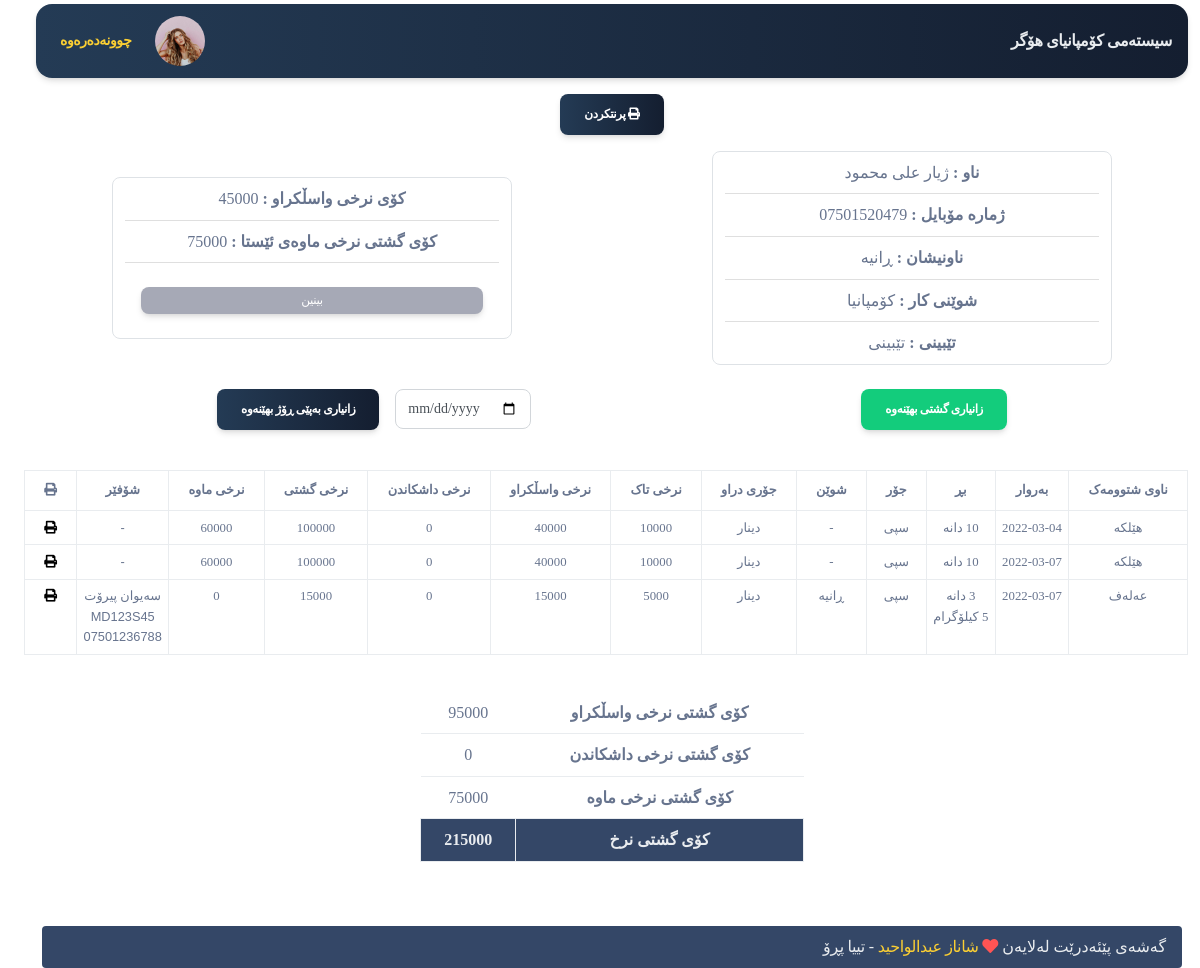
Screenshot of /app/dealer_detail.php?id=1 (signed in) with the database file from the repository.
### tables this page shows
CREATE TABLE `system` (
  `id` int(11) NOT NULL,
  `name` text NOT NULL,
  `avatar` text NOT NULL
);

CREATE TABLE `dealers` (
  `id` int(11) NOT NULL,
  `name` varchar(100) NOT NULL,
  `phone` varchar(11) NOT NULL,
  `address` varchar(200) NOT NULL,
  `work_place` varchar(100) NOT NULL,
  `note` text NOT NULL,
  `currency_type` varchar(255) NOT NULL DEFAULT 'dollar'
);

CREATE TABLE `buy` (
  `id` int(11) NOT NULL,
  `dealer_id` int(11) NOT NULL,
  `cost_t` varchar(255) NOT NULL,
  `cost_co` varchar(255) NOT NULL,
  `num` varchar(255) NOT NULL,
  `type` varchar(255) NOT NULL,
  `cost_wasl` varchar(255) NOT NULL,
  `date` date NOT NULL,
  `cost_fr` varchar(255) NOT NULL,
  `discount` varchar(255) NOT NULL,
  `unit` varchar(255) NOT NULL,
  `name_product` varchar(255) NOT NULL,
  `place` varchar(255) NOT NULL,
  `percentage` varchar(255) NOT NULL,
  `driver_id` int(11) NOT NULL,
  `buy_type` enum('3alaf','helka','panel','qa3a','asn') NOT NULL DEFAULT 'helka',
  `status` int(2) NOT NULL COMMENT '1 bo kren -1 bo garanawa',
  `note` text NOT NULL
);

CREATE TABLE `drivers` (
  `id` int(11) NOT NULL,
  `name` varchar(200) NOT NULL,
  `car_type` varchar(50) NOT NULL,
  `car_model` varchar(100) NOT NULL,
  `car_number` varchar(255) NOT NULL,
  `phone` varchar(11) NOT NULL,
  `work_type` varchar(50) NOT NULL,
  `money_owner` varchar(50) NOT NULL,
  `currency_type` varchar(255) NOT NULL
);

### server/helper.php (called while the page is built, shortened)
<?php
include_once("conn.php");
?>
<?php
function getdata($sql) {
	global $conn;
	$get =  mysqli_query($conn,$sql);
	$result = mysqli_fetch_assoc($get);
	return $result;
}
function show($sql) {
	global $conn;
	$get =  mysqli_query($conn,$sql);
	$result=[];
	while ($row=mysqli_fetch_assoc($get)) {
		$result[]=$row;
	}
	return $result;
}

### app/dealer_detail.php (the view, shortened to what this page needs)
<?php require_once('header.php'); ?>
<?php
$user_id=$_GET['id'];
$data = show(" SELECT * FROM dealers WHERE `id`=$user_id");
if (empty($data)) {
  direct('index.php');
}else{
    foreach ($data as $user) {
        $name = $user['name'];
        $phone = $user['phone'];
        $address = $user['address'];
        $work_place = $user['work_place'];
        $note = $user['note'];
        $currency_type = $user['currency_type'];
        if ($currency_type=='dinar') {$currency_type='دینار';}
        $refund_p=0;
        $refund=getdata(" SELECT sum(price) as price from refund WHERE dealer_id=$user_id");
        if (!empty($refund)) {
            $refund_p=$refund['price'];
        }
        $dealers_buy=getdata(" SELECT sum(cost_co) as cost_total,sum(cost_wasl) as cost_wasl FROM buy WHERE dealer_id=$user_id AND `status`=1");
        $cost_maway_peshw=$dealers_buy['cost_total']-$dealers_buy['cost_wasl'];
        $cost_maway_peshw-=$refund_p;
        ?>
<div class="container-fluid  mt-3 d-flex justify-content-around">
<form method="post" action="view_report.php">
    <button type="submit" class="btn btn-dark" name="dealer_info" style="border:none;" > <i class="fas fa-print"></i> پرنتکردن</button>
</form>
</div>
<div class="container-fluid d-flex justify-content-between">
<div class="row col-lg-6 col-12 ">
        <div class="card border shadow-none m-auto " style="width: 25rem;border-radius:8px">
            <ul class="list-group list-group-flush text-center">
                <li class="list-group-item"><strong>ناو : </strong> <?=$name?></li>
                <li class="list-group-item"><strong>ژمارە مۆبایل : </strong> <?=$phone?></li>
                <li class="list-group-item"><strong>ناونیشان : </strong><?=$address?></li>
                <li class="list-group-item"><strong>شوێنی کار : </strong><?=$work_place?></li>
                <li class="list-group-item"><strong> تێبینی : </strong><?=$note?></li>
            </ul>
        </div>
    </div>
<div class="row col-lg-6 col-12 ">
        <div class="card border shadow-none m-auto " style="width: 25rem;border-radius:8px">
            <ul class="list-group list-group-flush text-center">
                <li class="list-group-item"><strong>کۆی نرخی  واسڵکراو : </strong> <?=$refund_p?></li>
                <li class="list-group-item"><strong>کۆی گشتی نرخی ماوەی ئێستا : </strong> <?=$cost_maway_peshw?></li>
                <li class="list-group-item">
                    <div class="d-flex justify-content-around mt-3">
                        <a href="return_fund.php?id=<?=$user_id?>" class="dropdown-item btn  btn-danger" style="background-color:#A6A9B6 !important;">بینین</a>
                    </div>
                </li>
            </ul>
        </div>
    </div>
</div>
<div class="container-fluid mt-2 d-flex flex-wrap">
    <div class="container-fluid  mt-3 d-flex justify-content-around flex-wrap">
        <a href="dealer_detail.php?id=<?=$user_id?>" class="btn btn-success shadow">زانیاری گشتی بهێنەوە</a>
        <div class="d-flex flex-wrap justify-content-center">
            <div class="form-group mx-3">
            <input type="date"
             class="form-control  mx-auto" id="get_by_date" required>
           </div>
           <p class="btn btn-dark shadow" id="btn_search">زانیاری بەپێی ڕۆژ بهێنەوە</p>
        </div>
    </div>
</div>
<div id="show_data">
    <div class="row col-lg-12 col-12 m-auto p-4 table-responsive">
        <table class="table table-bordered text-center" style="zoom:80%">
            <thead>
                <tr>
                    <th scope="col">ناوی شتوومەک</th>
                    <th scope="col">بەروار</th>
                    <th scope="col">بڕ</th>
                    <th scope="col">جۆر</th>
                    <th scope="col">شوێن</th>
                    <th scope="col">جۆری دراو</th>
                    <th scope="col">نرخی تاک</th>
                    <th scope="col">نرخی واسڵکراو</th>
                    <th scope="col">نرخی داشکاندن</th>
                    <th scope="col">نرخی گشتی</th>
                    <th scope="col">نرخی ماوە</th>
                    <th scope="col">شۆفێر</th>
                    <th scope="col"><i class="fas fa-print"></i></th>
                </tr>
            </thead>
            <tbody>
<?php
$sum_wasl=0;
$sum_discount=0;
$sum_gshty=0;
$buys = show(" SELECT * FROM buy WHERE dealer_id=$user_id AND `status`=1");
foreach ($buys as $buy) {
  $driver_id = $buy['driver_id'];
  $num = $buy['num'];
  $cost_t = $buy['cost_t'];
  $cost_co = $buy['cost_co'];
  $cost_wasl = $buy['cost_wasl'];
  $type = $buy['type'];
  $cost_mawa = $cost_co-$cost_wasl;
  $place = $buy['place'];
  $discount = $buy['discount'];
  $date = $buy['date'];
  $unit = $buy['unit'];
  $per=$buy['percentage'];
  $buy_type=$buy['buy_type'];
$sum_wasl=$sum_wasl+$cost_wasl;
$sum_gshty=$sum_gshty+$cost_co;
$sum_discount+=$discount;
?>
                <tr>
                    <td>
                    <?php
                    if ($buy_type=="helka") {echo 'هێلکە';}
                    if ($buy_type=="3alaf") {echo 'عەلەف';}
                    ?>
                    </td>
                    <td><?=$date?></td>
                    <td>
                        <?=$num?> <?=$unit?>
                        <?php
                        if ($buy_type=="3alaf") {
                            echo "<br>".$per." کیلۆگرام";
                        }
                        ?>
                    </td>
                    <td><?=$type?></td>
                    <td>
                        <?php
                            if (!empty($place)) {
                                echo $place;
                            }else{
                                echo "-";
                            }
                        ?>
                   </td>
                   <td><?=$currency_type?></td>
                    <td><?=$cost_t?></td>
                    <td><?=$cost_wasl?></td>
                    <td><?=$discount?></td>
                    <td><?=$cost_co?></td>
                    <td><?=$cost_mawa?></td>
                    <td class="driver-info">
                        <?php
                        if ($driver_id!=0) {
                            $getdriver = getdata(" SELECT * FROM drivers WHERE id='$driver_id' ");
                            $driver_name = $getdriver['name'];
                            $driver_phone = $getdriver['phone'];
                            $driver_car_number = $getdriver['car_number'];
                            echo "<span>$driver_name</span>"."<br>";
                            echo $driver_car_number."<br>";
                            echo $driver_phone."<br>";
                        }else{
                            echo "-";
                        }
                        ?>
                    </td>
                <td>
                <form method="post" action="view_report.php">
                    <button type="submit" name="dealer_info" style="border:none;background:none" > <i class="fas fa-print"></i> </button>
                </form>
               </td>
                </tr>
                <?php } ?>
            </tbody>
        </table>
    </div>
<div class="row  d-flex justify-content-center">
    <div class="col-lg-4 col-sm-5 ml-auto">
        <table class="table table-clear text-center">
            <tbody>
                <tr>
                    <td class="left">
                    <strong>کۆی گشتی نرخی واسڵکراو</strong>
                    </td>
                    <td class="right"><?=$sum_wasl?></td>
                </tr>
                <tr>
                    <td class="left">
                    <strong>کۆی گشتی نرخی داشکاندن</strong>
                    </td>
                    <td class="right"><?=$sum_discount?></td>
                </tr>
                <tr>
                    <td class="left">
                    <strong>کۆی گشتی نرخی ماوە</strong>
                    </td>
                    <td class="right"><?=$cost_maway_peshw?></td>
                </tr>
                <tr class="bg-dark text-light">
                    <td class="left">
                    <strong>کۆی گشتی نرخ</strong>
                    </td>
                    <td class="right">
                    <strong><?=$sum_gshty?></strong>
                    </td>
                </tr>
            </tbody>
        </table>
    </div>
</div>
</div>
<?php } } ?>
<?php require_once('footer.php'); ?>

### app/header.php (shortened to what this page needs)
<?php
require_once('../server/helper.php') ;
  ?>
<!DOCTYPE html>
<html dir="rtl">
<head>
  <link href="../assets/css/nucleo-icons.css" rel="stylesheet" />
  <link href="../assets/css/nucleo-svg.css" rel="stylesheet" />
  <link href="../assets/font-awesome/all.css" rel="stylesheet" />
  <link href="../assets/css/nucleo-svg.css" rel="stylesheet" />
  <link id="pagestyle" href="../assets/css/soft-ui-dashboard.css?v=1.0.3" rel="stylesheet" />
  <link id="pagestyle" href="../assets/css/style.css" rel="stylesheet" />
  <link rel="stylesheet" href="../assets/css/datatables.css">
  <link rel="stylesheet" href="../assets/css/datatables.min.css">
</head>
<body class="g-sidenav-show">
  <main class="main-content position-relative max-height-vh-100 h-100 mt-1 border-radius-lg ">
    <nav class="navbar navbar-main navbar-expand-lg px-0 mx-4 shadow bg-first border-radius-xl" id="navbarBlur" navbar-scroll="true">
      <div class="container-fluid py-1 px-3">
      <nav aria-label="breadcrumb">
        <?php $select = show(" SELECT * FROM system ");
      foreach($select as $row) {
          $name = $row['name'];
?>
          <a href="index.php" class="font-weight-bolder mb-0 text-light">  <?=$name;?> </a>
          <?php }  ?>
        </nav>
        <div class="collapse navbar-collapse" dir="ltr" id="navbar">
          <ul class="navbar-nav" dir="rtl" >
            <li class="nav-item px-3 d-flex align-items-center">
              <a href="profile.php" class="nav-link text-body p-0 ">
              <img src="../assets/img/pro/team-1.jpg" width="50" class="img-fluid rounded-circle " alt="">
              </a>
            </li>
            <li class="nav-item d-flex align-items-center">
              <a href="logout.php" class="nav-link text-body font-weight-bold px-0">
                <span class="d-sm-inline p-2 text-warning">چوونەدەرەوە</span>
              </a>
            </li>
              </ul>
        </div>
      </div>
    </nav>

### assets/css/style.css (style rules this page uses)
* { margin: 0px; padding: 0px; font-family: 'Speda-Regular'; }
body { font-family: 'Speda-Regular'; }
.bg-first { background: #141E30; background: -webkit-linear-gradient(to right, #243B55, #141E30); background: linear-gradient(to right, #243B55, #141E30); color: aliceblue; }
.btn-dark { background: #141E30; background: -webkit-linear-gradient(to right, #243B55, #141E30); background: linear-gradient(to right, #243B55, #141E30); }
button { font-family: 'Speda-Regular'; }
.btn-success { background-color: #0ccb78f7 !important; }
table tr .driver-info { font-family: 'Franklin Gothic Medium', 'Arial Narrow', Arial, sans-serif !important; }

### app/dealer_detail.php (style rules this page uses)
.table tbody tr:last-child td { border-width: 1px !important; }
.table { border-radius:10px !important; }

### rows the page displays
system: name "سیستەمی کۆمپانیای هۆگر"
dealers: name "ژیار علی محمود", phone "07501520479", address "ڕانیە", work_place "کۆمپانیا", note "تێبینی", refund_p "45000", cost_maway_peshw "75000", sum_wasl "95000", sum_gshty "215000"
buy: buy_type "هێلکە", date "2022-03-04", num "10", unit "دانە", type "سپی", dealer.currency_type "دینار", cost_t "10000", cost_wasl "40000", cost_co "100000", cost_mawa "60000"
buy: buy_type "هێلکە", date "2022-03-07", num "10", unit "دانە", type "سپی", dealer.currency_type "دینار", cost_t "10000", cost_wasl "40000", cost_co "100000", cost_mawa "60000"
buy: buy_type "عەلەف", date "2022-03-07", num "3", unit "دانە", percentage "5", type "سپی", place "ڕانیە", dealer.currency_type "دینار", cost_t "5000", cost_wasl "15000", cost_co "15000", driver.name "سەیوان پیرۆت", driver.car_number "MD123S45", driver.phone "07501236788"
